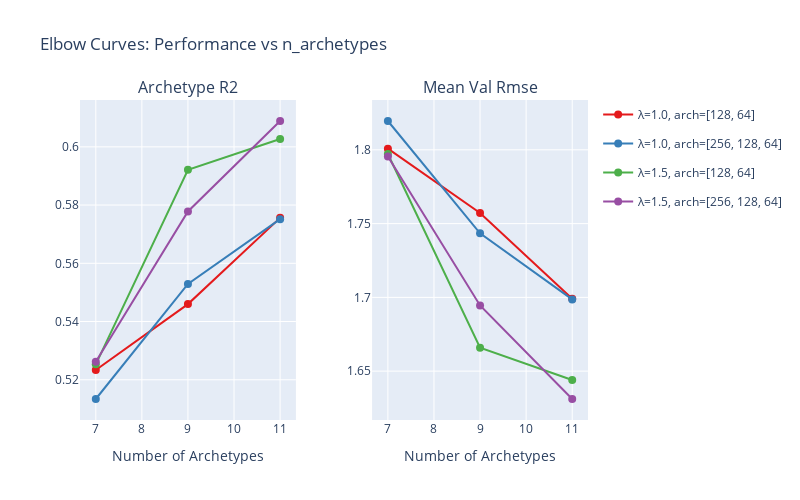

Notebook cell for this chart:
### Markdown cell above
## Step 4: Visualize Results with Elbow Plot

The `pc.pl.elbow_curve()` function creates an interactive visualization showing:
- Performance metrics (R², RMSE) across different numbers of archetypes
- Results for all tested hyperparameter combinations (hidden_dims, inflation_factor)
- Error bars from cross-validation folds

### Code cell
print("\nGenerating elbow plot using pc.pl.elbow_curve()...")

# Use PEACH's built-in elbow curve visualization
# Shows multiple metrics across all hyperparameter configurations
fig = pc.pl.elbow_curve(
    cv_summary,
    metrics=["archetype_r2", "mean_val_rmse"],  # Show both R² and RMSE
)

# Display interactive plot
fig.show()

# Display the summary DataFrame to see all hyperparameters explored
print("\nFull hyperparameter search results:")
print(cv_summary.summary_df.to_string())

### Figure 1 — Plotly figure (JSON) as saved in the notebook; plotly's stock layout.template omitted (floating-point values rounded to 4 significant figures)
{"data": [{"legendgroup": "group_0", "line": {"color": "rgb(228,26,28)", "width": 2}, "marker": {"size": 8}, "mode": "lines+markers", "name": "λ=1.0, arch=[128, 64]", "showlegend": true, "type": "scatter", "x": [7, 9, 11], "xaxis": "x", "y": [0.5234, 0.546, 0.5756], "yaxis": "y"}, {"legendgroup": "group_1", "line": {"color": "rgb(55,126,184)", "width": 2}, "marker": {"size": 8}, "mode": "lines+markers", "name": "λ=1.0, arch=[256, 128, 64]", "showlegend": true, "type": "scatter", "x": [7, 9, 11], "xaxis": "x", "y": [0.5134, 0.5529, 0.5752], "yaxis": "y"}, {"legendgroup": "group_2", "line": {"color": "rgb(77,175,74)", "width": 2}, "marker": {"size": 8}, "mode": "lines+markers", "name": "λ=1.5, arch=[128, 64]", "showlegend": true, "type": "scatter", "x": [7, 9, 11], "xaxis": "x", "y": [0.5253, 0.5921, 0.6027], "yaxis": "y"}, {"legendgroup": "group_3", "line": {"color": "rgb(152,78,163)", "width": 2}, "marker": {"size": 8}, "mode": "lines+markers", "name": "λ=1.5, arch=[256, 128, 64]", "showlegend": true, "type": "scatter", "x": [7, 9, 11], "xaxis": "x", "y": [0.5262, 0.5778, 0.6089], "yaxis": "y"}, {"legendgroup": "group_0", "line": {"color": "rgb(228,26,28)", "width": 2}, "marker": {"size": 8}, "mode": "lines+markers", "name": "λ=1.0, arch=[128, 64]", "showlegend": false, "type": "scatter", "x": [7, 9, 11], "xaxis": "x2", "y": [1.801, 1.757, 1.699], "yaxis": "y2"}, {"legendgroup": "group_1", "line": {"color": "rgb(55,126,184)", "width": 2}, "marker": {"size": 8}, "mode": "lines+markers", "name": "λ=1.0, arch=[256, 128, 64]", "showlegend": false, "type": "scatter", "x": [7, 9, 11], "xaxis": "x2", "y": [1.82, 1.743, 1.699], "yaxis": "y2"}, {"legendgroup": "group_2", "line": {"color": "rgb(77,175,74)", "width": 2}, "marker": {"size": 8}, "mode": "lines+markers", "name": "λ=1.5, arch=[128, 64]", "showlegend": false, "type": "scatter", "x": [7, 9, 11], "xaxis": "x2", "y": [1.797, 1.666, 1.644], "yaxis": "y2"}, {"legendgroup": "group_3", "line": {"color": "rgb(152,78,163)", "width": 2}, "marker": {"size": 8}, "mode": "lines+markers", "name": "λ=1.5, arch=[256, 128, 64]", "showlegend": false, "type": "scatter", "x": [7, 9, 11], "xaxis": "x2", "y": [1.795, 1.695, 1.631], "yaxis": "y2"}], "layout": {"annotations": [{"font": {"size": 16}, "showarrow": false, "text": "Archetype R2", "x": 0.2125, "xanchor": "center", "xref": "paper", "y": 1, "yanchor": "bottom", "yref": "paper"}, {"font": {"size": 16}, "showarrow": false, "text": "Mean Val Rmse", "x": 0.7875, "xanchor": "center", "xref": "paper", "y": 1, "yanchor": "bottom", "yref": "paper"}], "height": 500, "showlegend": true, "title": {"text": "Elbow Curves: Performance vs n_archetypes"}, "width": 800, "xaxis": {"anchor": "y", "domain": [0, 0.425], "title": {"text": "Number of Archetypes"}}, "xaxis2": {"anchor": "y2", "domain": [0.575, 1], "title": {"text": "Number of Archetypes"}}, "yaxis": {"anchor": "x", "domain": [0, 1]}, "yaxis2": {"anchor": "x2", "domain": [0, 1]}}}
